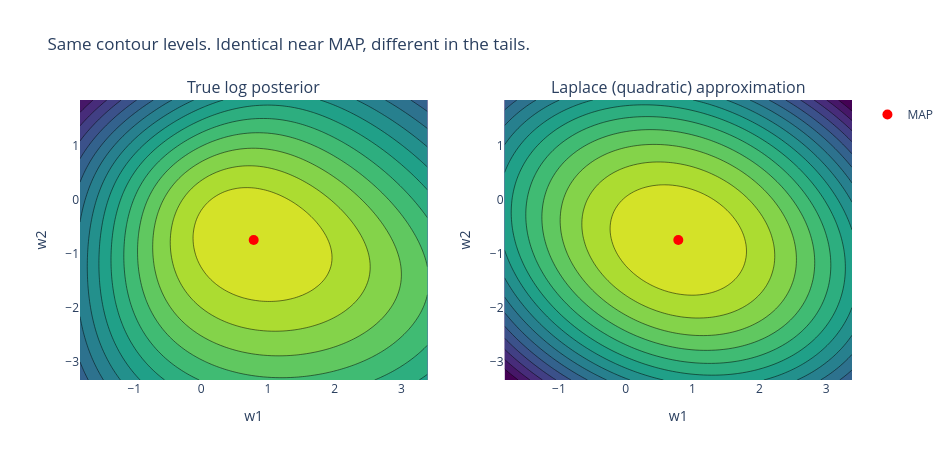

Notebook source saved alongside this figure:
### Markdown cell above
## Method 1: Laplace approximation

Replace $p(w \mid y)$ with $\mathcal{N}(w^*, H^{-1})$. Its log density is the second-order Taylor expansion of the log posterior at the mode:

$$
\log q(w) = -\tfrac{1}{2}(w - w^*)^\top H (w - w^*) + \text{const}.
$$

Side-by-side: true log posterior contours vs. quadratic approximation, on the *same* contour levels. They agree near the MAP — by construction. Watch for differences in the tails.

**Takeaway.** Laplace replaces the full landscape with a quadratic bowl. The quadratic bowl is a perfect ellipsoid; the actual posterior is not.

### Code cell
delta = np.stack([W1 - w_star[0], W2 - w_star[1]], axis=-1)
quad = np.einsum('...i,ij,...j->...', delta, H, delta)
Z_laplace = z_at_map - 0.5 * quad

contour_kw = dict(
    start=Z.min(),
    end=z_at_map,
    size=(z_at_map - Z.min()) / 15,
)

fig = make_subplots(
    rows=1, cols=2,
    subplot_titles=('True log posterior', 'Laplace (quadratic) approximation'),
)
fig.add_trace(
    go.Contour(x=w1_range, y=w2_range, z=Z, colorscale='Viridis',
               contours=contour_kw, showscale=False),
    row=1, col=1,
)
fig.add_trace(
    go.Contour(x=w1_range, y=w2_range, z=Z_laplace, colorscale='Viridis',
               contours=contour_kw, showscale=False),
    row=1, col=2,
)
for col in (1, 2):
    fig.add_trace(
        go.Scatter(x=[w_star[0]], y=[w_star[1]], mode='markers',
                   marker=dict(size=10, color='red'),
                   showlegend=(col == 1), name='MAP' if col == 1 else None),
        row=1, col=col,
    )
fig.update_xaxes(title_text='w1')
fig.update_yaxes(title_text='w2')
fig.update_layout(width=950, height=460,
                  title='Same contour levels. Identical near MAP, different in the tails.')
fig.show()

### Figure 1 — Plotly figure (JSON) as saved in the notebook; plotly's stock layout.template omitted (floating-point values rounded to 4 significant figures; data arrays with more than 128 entries replaced by an {"elided": "..."} marker saying what was removed)
{"data": [{"colorscale": [[0.0, "#440154"], [0.1111, "#482878"], [0.2222, "#3e4989"], [0.3333, "#31688e"], [0.4444, "#26828e"], [0.5556, "#1f9e89"], [0.6667, "#35b779"], [0.7778, "#6ece58"], [0.8889, "#b5de2b"], [1.0, "#fde725"]], "contours": {"end": -9.628, "size": 2.252, "start": -43.41}, "showscale": false, "type": "contour", "x": [-1.813, -1.754, -1.696, -1.638, -1.579, -1.521, -1.462, -1.404, -1.345, -1.287, -1.229, -1.17, -1.112, -1.053, -0.9949, -0.9365, -0.8781, -0.8196, -0.7612, -0.7028, -0.6444, -0.5859, -0.5275, -0.4691, -0.4107, -0.3522, -0.2938, -0.2354, -0.1769, -0.1185, -0.06009, -0.001668, 0.05676, 0.1152, 0.1736, 0.232, 0.2905, 0.3489, 0.4073, 0.4657, 0.5242, 0.5826, 0.641, 0.6995, 0.7579, 0.8163, 0.8747, 0.9332, 0.9916, 1.05, 1.108, 1.167, 1.225, 1.284, 1.342, 1.401, 1.459, 1.517, 1.576, 1.634, 1.693, 1.751, 1.81, 1.868, 1.926, 1.985, 2.043, 2.102, 2.16, 2.219, 2.277, 2.335, 2.394, 2.452, 2.511, 2.569, 2.628, 2.686, 2.744, 2.803, 2.861, 2.92, 2.978, 3.037, 3.095, 3.153, 3.212, 3.27, 3.329, 3.387], "xaxis": "x", "y": [-3.344, -3.286, -3.228, -3.169, -3.111, -3.052, -2.994, -2.935, -2.877, -2.819, -2.76, -2.702, -2.643, -2.585, -2.526, -2.468, -2.41, -2.351, -2.293, -2.234, -2.176, -2.117, -2.059, -2.001, -1.942, -1.884, -1.825, -1.767, -1.708, -1.65, -1.592, -1.533, -1.475, -1.416, -1.358, -1.299, -1.241, -1.183, -1.124, -1.066, -1.007, -0.9489, -0.8905, -0.8321, -0.7736, -0.7152, -0.6568, -0.5983, -0.5399, -0.4815, -0.4231, -0.3646, -0.3062, -0.2478, -0.1894, -0.1309, -0.0725, -0.01408, 0.04435, 0.1028, 0.1612, 0.2196, 0.2781, 0.3365, 0.3949, 0.4533, 0.5118, 0.5702, 0.6286, 0.687, 0.7455, 0.8039, 0.8623, 0.9208, 0.9792, 1.038, 1.096, 1.154, 1.213, 1.271, 1.33, 1.388, 1.447, 1.505, 1.563, 1.622, 1.68, 1.739, 1.797, 1.856], "yaxis": "y", "z": {"elided": "90x90 float values"}}, {"colorscale": [[0.0, "#440154"], [0.1111, "#482878"], [0.2222, "#3e4989"], [0.3333, "#31688e"], [0.4444, "#26828e"], [0.5556, "#1f9e89"], [0.6667, "#35b779"], [0.7778, "#6ece58"], [0.8889, "#b5de2b"], [1.0, "#fde725"]], "contours": {"end": -9.628, "size": 2.252, "start": -43.41}, "showscale": false, "type": "contour", "x": [-1.813, -1.754, -1.696, -1.638, -1.579, -1.521, -1.462, -1.404, -1.345, -1.287, -1.229, -1.17, -1.112, -1.053, -0.9949, -0.9365, -0.8781, -0.8196, -0.7612, -0.7028, -0.6444, -0.5859, -0.5275, -0.4691, -0.4107, -0.3522, -0.2938, -0.2354, -0.1769, -0.1185, -0.06009, -0.001668, 0.05676, 0.1152, 0.1736, 0.232, 0.2905, 0.3489, 0.4073, 0.4657, 0.5242, 0.5826, 0.641, 0.6995, 0.7579, 0.8163, 0.8747, 0.9332, 0.9916, 1.05, 1.108, 1.167, 1.225, 1.284, 1.342, 1.401, 1.459, 1.517, 1.576, 1.634, 1.693, 1.751, 1.81, 1.868, 1.926, 1.985, 2.043, 2.102, 2.16, 2.219, 2.277, 2.335, 2.394, 2.452, 2.511, 2.569, 2.628, 2.686, 2.744, 2.803, 2.861, 2.92, 2.978, 3.037, 3.095, 3.153, 3.212, 3.27, 3.329, 3.387], "xaxis": "x2", "y": [-3.344, -3.286, -3.228, -3.169, -3.111, -3.052, -2.994, -2.935, -2.877, -2.819, -2.76, -2.702, -2.643, -2.585, -2.526, -2.468, -2.41, -2.351, -2.293, -2.234, -2.176, -2.117, -2.059, -2.001, -1.942, -1.884, -1.825, -1.767, -1.708, -1.65, -1.592, -1.533, -1.475, -1.416, -1.358, -1.299, -1.241, -1.183, -1.124, -1.066, -1.007, -0.9489, -0.8905, -0.8321, -0.7736, -0.7152, -0.6568, -0.5983, -0.5399, -0.4815, -0.4231, -0.3646, -0.3062, -0.2478, -0.1894, -0.1309, -0.0725, -0.01408, 0.04435, 0.1028, 0.1612, 0.2196, 0.2781, 0.3365, 0.3949, 0.4533, 0.5118, 0.5702, 0.6286, 0.687, 0.7455, 0.8039, 0.8623, 0.9208, 0.9792, 1.038, 1.096, 1.154, 1.213, 1.271, 1.33, 1.388, 1.447, 1.505, 1.563, 1.622, 1.68, 1.739, 1.797, 1.856], "yaxis": "y2", "z": {"elided": "90x90 float values"}}, {"marker": {"color": "red", "size": 10}, "mode": "markers", "name": "MAP", "showlegend": true, "type": "scatter", "x": [0.7871], "xaxis": "x", "y": [-0.7444], "yaxis": "y"}, {"marker": {"color": "red", "size": 10}, "mode": "markers", "showlegend": false, "type": "scatter", "x": [0.7871], "xaxis": "x2", "y": [-0.7444], "yaxis": "y2"}], "layout": {"annotations": [{"font": {"size": 16}, "showarrow": false, "text": "True log posterior", "x": 0.225, "xanchor": "center", "xref": "paper", "y": 1.0, "yanchor": "bottom", "yref": "paper"}, {"font": {"size": 16}, "showarrow": false, "text": "Laplace (quadratic) approximation", "x": 0.775, "xanchor": "center", "xref": "paper", "y": 1.0, "yanchor": "bottom", "yref": "paper"}], "height": 460, "title": {"text": "Same contour levels. Identical near MAP, different in the tails."}, "width": 950, "xaxis": {"anchor": "y", "domain": [0.0, 0.45], "title": {"text": "w1"}}, "xaxis2": {"anchor": "y2", "domain": [0.55, 1.0], "title": {"text": "w1"}}, "yaxis": {"anchor": "x", "domain": [0.0, 1.0], "title": {"text": "w2"}}, "yaxis2": {"anchor": "x2", "domain": [0.0, 1.0], "title": {"text": "w2"}}}}
